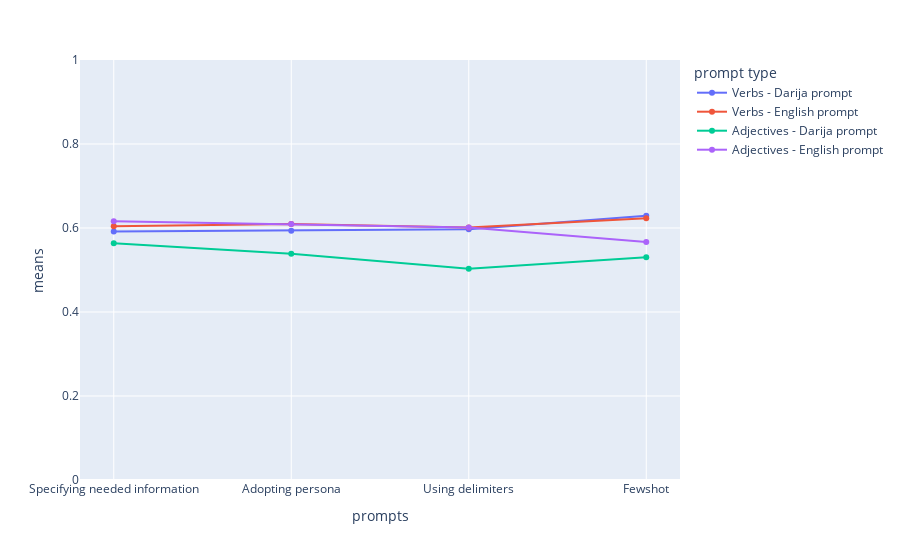

Notebook code for this chart:
### Code cell
averages = pd.DataFrame()
eng_averages = pd.DataFrame()


averages['means'] = [vp1, vp2, vp3, vp5, vep1, vep2, vep3, vep5, ap1, ap2, ap3, ap5, aep1, aep2, aep3, aep5]
averages['prompts'] = ['Specifying needed information', 'Adopting persona', 'Using delimiters', 'Fewshot', 'Specifying needed information', 'Adopting persona', 'Using delimiters', 'Fewshot',
                       'Specifying needed information', 'Adopting persona', 'Using delimiters', 'Fewshot', 'Specifying needed information', 'Adopting persona', 'Using delimiters', 'Fewshot'
                       ]
averages['prompt type'] = ['Verbs - Darija prompt', 'Verbs - Darija prompt', 'Verbs - Darija prompt', 'Verbs - Darija prompt', 
                           'Verbs - English prompt', 'Verbs - English prompt', 'Verbs - English prompt', 'Verbs - English prompt',
                           'Adjectives - Darija prompt', 'Adjectives - Darija prompt', 'Adjectives - Darija prompt', 'Adjectives - Darija prompt',
                             'Adjectives - English prompt', 'Adjectives - English prompt', 'Adjectives - English prompt', 'Adjectives - English prompt'
                           ]
print(averages)

fig = px.line(averages, x="prompts", y="means",  markers=True, color ='prompt type' , range_y=[0, 1])

fig.show()

### Figure 1 — Plotly figure (JSON) as saved in the notebook; plotly's stock layout.template omitted (floating-point values rounded to 4 significant figures)
{"data": [{"hovertemplate": "prompt type=Verbs - Darija prompt<br>prompts=%{x}<br>means=%{y}<extra></extra>", "legendgroup": "Verbs - Darija prompt", "line": {"color": "#636efa", "dash": "solid"}, "marker": {"symbol": "circle"}, "mode": "lines+markers", "name": "Verbs - Darija prompt", "orientation": "v", "showlegend": true, "type": "scatter", "x": ["Specifying needed information", "Adopting persona", "Using delimiters", "Fewshot"], "xaxis": "x", "y": [0.5918, 0.5934, 0.5969, 0.6293], "yaxis": "y"}, {"hovertemplate": "prompt type=Verbs - English prompt<br>prompts=%{x}<br>means=%{y}<extra></extra>", "legendgroup": "Verbs - English prompt", "line": {"color": "#EF553B", "dash": "solid"}, "marker": {"symbol": "circle"}, "mode": "lines+markers", "name": "Verbs - English prompt", "orientation": "v", "showlegend": true, "type": "scatter", "x": ["Specifying needed information", "Adopting persona", "Using delimiters", "Fewshot"], "xaxis": "x", "y": [0.6041, 0.6095, 0.6012, 0.6235], "yaxis": "y"}, {"hovertemplate": "prompt type=Adjectives - Darija prompt<br>prompts=%{x}<br>means=%{y}<extra></extra>", "legendgroup": "Adjectives - Darija prompt", "line": {"color": "#00cc96", "dash": "solid"}, "marker": {"symbol": "circle"}, "mode": "lines+markers", "name": "Adjectives - Darija prompt", "orientation": "v", "showlegend": true, "type": "scatter", "x": ["Specifying needed information", "Adopting persona", "Using delimiters", "Fewshot"], "xaxis": "x", "y": [0.5638, 0.5386, 0.503, 0.5303], "yaxis": "y"}, {"hovertemplate": "prompt type=Adjectives - English prompt<br>prompts=%{x}<br>means=%{y}<extra></extra>", "legendgroup": "Adjectives - English prompt", "line": {"color": "#ab63fa", "dash": "solid"}, "marker": {"symbol": "circle"}, "mode": "lines+markers", "name": "Adjectives - English prompt", "orientation": "v", "showlegend": true, "type": "scatter", "x": ["Specifying needed information", "Adopting persona", "Using delimiters", "Fewshot"], "xaxis": "x", "y": [0.6163, 0.6093, 0.6013, 0.5666], "yaxis": "y"}], "layout": {"legend": {"title": {"text": "prompt type"}, "tracegroupgap": 0}, "margin": {"t": 60}, "xaxis": {"anchor": "y", "domain": [0, 1], "title": {"text": "prompts"}}, "yaxis": {"anchor": "x", "domain": [0, 1], "range": [0, 1], "title": {"text": "means"}}}}
